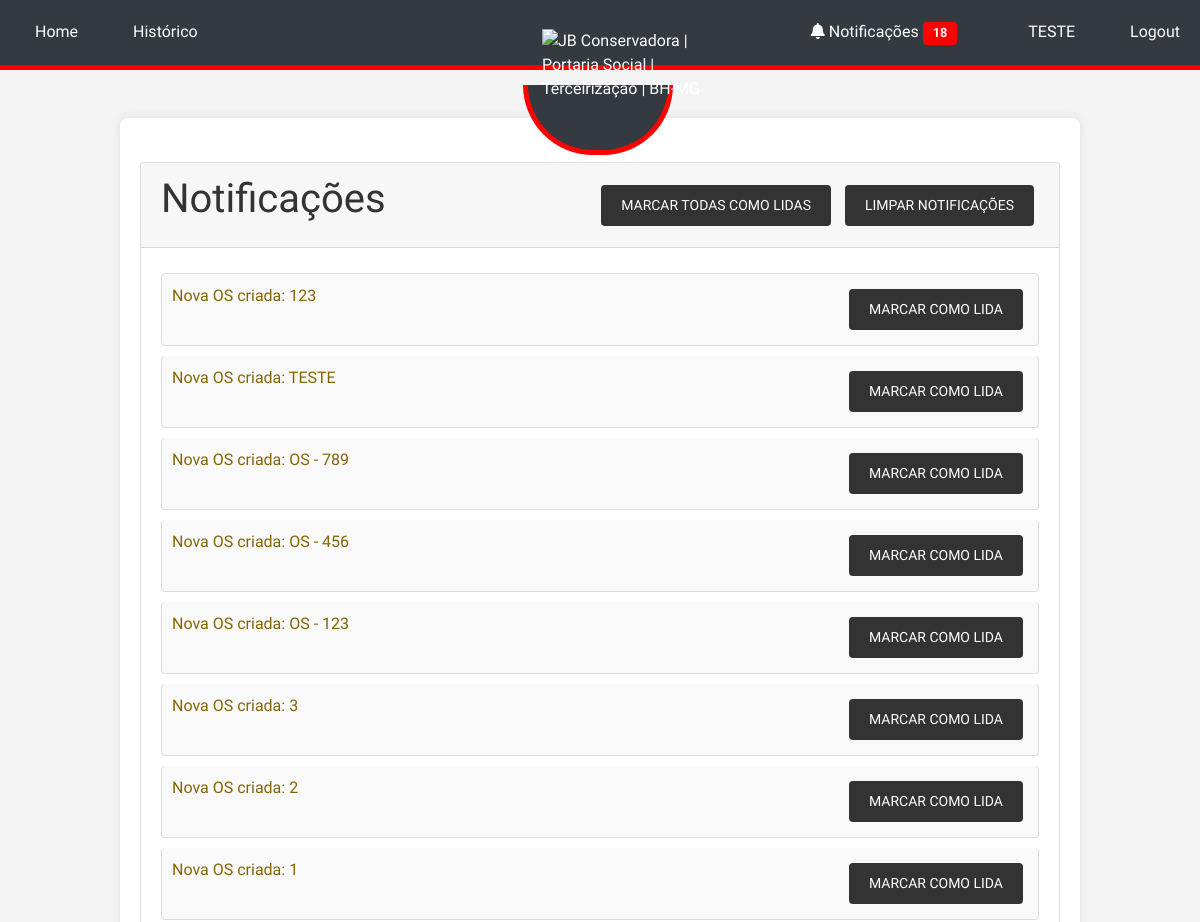
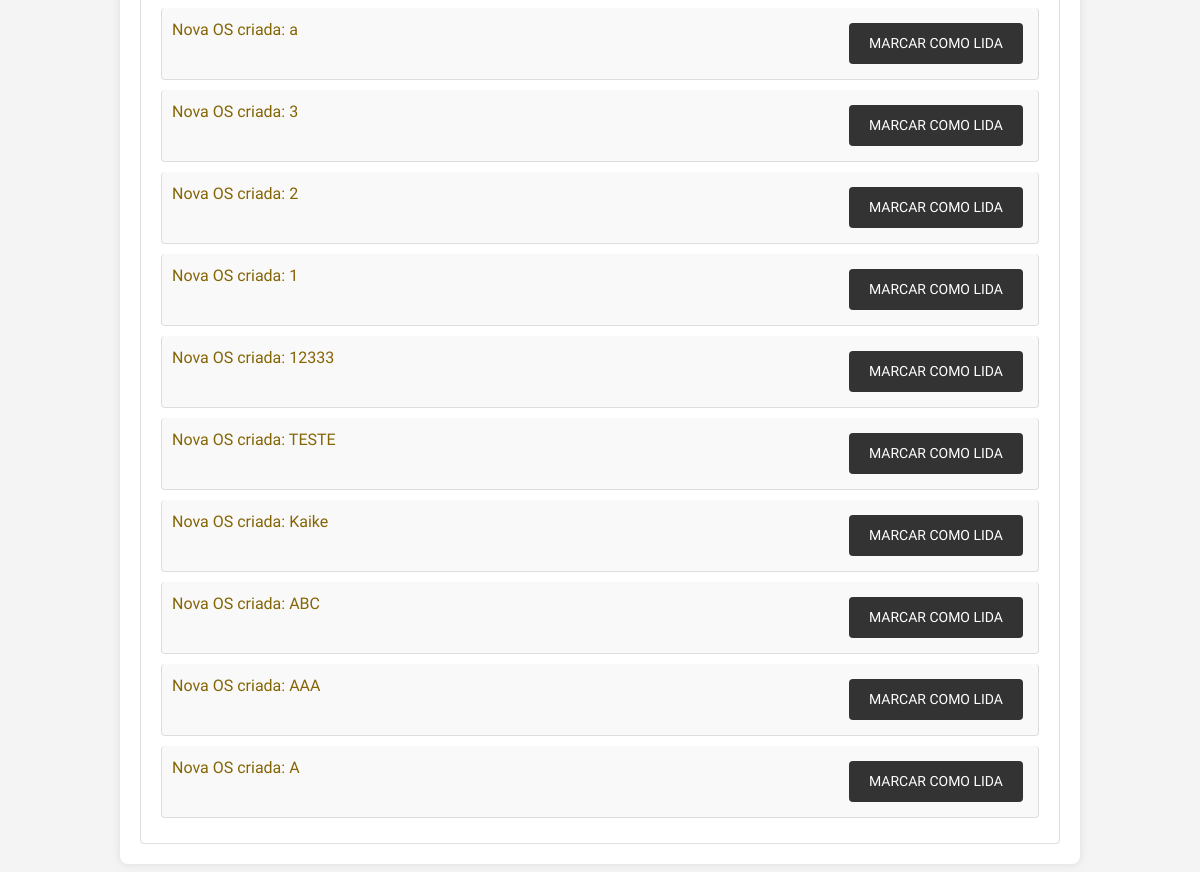
The page /notifications (signed in) on the database its author committed (2 pictures, top to bottom).
### tables this page shows
CREATE TABLE users (
            id INTEGER PRIMARY KEY AUTOINCREMENT,
            username TEXT NOT NULL UNIQUE,
            password TEXT NOT NULL,
            email TEXT NOT NULL UNIQUE,
            phone TEXT NOT NULL,
            sector TEXT NOT NULL
        );

CREATE TABLE notifications (
            id INTEGER PRIMARY KEY AUTOINCREMENT,
            user_id INTEGER,
            message TEXT,
            is_read INTEGER DEFAULT 0,
            created_at TEXT, os_id INTEGER,
            FOREIGN KEY(user_id) REFERENCES users(id)
        );

### app.py (the view)
    @app.route('/notifications')
    @login_required
    def notifications():
        conn = sqlite3.connect('site.db')
        c = conn.cursor()
        c.execute('SELECT * FROM notifications WHERE user_id = ? ORDER BY created_at DESC', (current_user.id,))
        notifications = c.fetchall()
        conn.close()
        return render_template('notifications.html', notifications=notifications)

### templates/notifications.html
{% extends "base.html" %}
{% block content %}
  <div class="card mt-4">
    <div class="card-header d-flex justify-content-between align-items-center">
      <h1 class="card-title">Notificações</h1>
      <div>
        <a href="{{ url_for('mark_all_as_read') }}" class="btn btn-primary btn-sm">Marcar todas como lidas</a>
        <a href="{{ url_for('clear_notifications') }}" class="btn btn-danger btn-sm">Limpar notificações</a>
      </div>
    </div>
    <div class="card-body">
      <ul class="list-group">
        {% for notification in notifications %}
          <li class="list-group-item {% if not notification[3] %}list-group-item-warning{% endif %}">
            {{ notification[2] }}
            {% if not notification[3] %}
              <a href="{{ url_for('mark_as_read', notification_id=notification[0]) }}" class="btn btn-sm btn-primary float-right ml-2">Marcar como lida</a>
            {% endif %}
          </li>
        {% endfor %}
      </ul>
    </div>
  </div>
{% endblock %}

### templates/base.html (shortened to what this page needs)
<!DOCTYPE html>
<html lang="en">
<head>
    <link rel="stylesheet" href="https://stackpath.bootstrapcdn.com/bootstrap/4.5.2/css/bootstrap.min.css">
    <link rel="stylesheet" href="{{ url_for('static', filename='style.css') }}">
    <link rel="stylesheet" href="https://cdnjs.cloudflare.com/ajax/libs/font-awesome/5.15.3/css/all.min.css">
</head>
<body>
    {% if request.endpoint != 'login' %}
    <div class="navbar">
        <div class="navbar-left">
            <a href="{{ url_for('index') }}" class="menu-item">Home</a>
            {% if current_user.is_authenticated %}
                <a href="{{ url_for('history') }}" class="menu-item">Histórico</a>
            {% else %}
                <a href="{{ url_for('login') }}" class="menu-item">Login</a>
            {% endif %}
        </div>
        <div class="logo-container">
            <img src="https://jbconservadora.com.br/wp-content/uploads/2020/09/logo-final-jb.png" alt="JB Conservadora | Portaria Social | Terceirização | BH-MG" class="logo">
        </div>
        <div class="navbar-right">
            {% if current_user.is_authenticated %}
                <a href="{{ url_for('notifications') }}" class="menu-item mr-3">
                    <i class="fas fa-bell"></i> Notificações
                    {% if g.unread_notifications_count > 0 %}
                        <span class="badge badge-danger">{{ g.unread_notifications_count }}</span>
                    {% endif %}
                </a>
                <a class="menu-item">{{ current_user.username }}</a>
                <a href="{{ url_for('logout') }}" class="menu-item">Logout</a>
            {% endif %}
        </div>
    </div>
    {% endif %}
    <div class="container mt-5">
        {% block content %}{% endblock %}
    </div>
</body>
</html>

### static/style.css (style rules this page uses)
body { font-family: 'Roboto', sans-serif; background-color: #f4f4f4; margin: 0; padding: 0; padding-top: 70px; display: flex; flex-direction: column; align-items: center; justify-content: flex-start; min-height: 100vh; color: #333; }
.container { width: 80%; max-width: 1200px; margin: 20px auto; padding: 20px; background: #fff; box-shadow: 0 0 10px rgba(0, 0, 0, 0.1); border-radius: 8px; }
.navbar { width: 100%; background-color: #333; padding: 10px; display: flex; justify-content: space-between; align-items: center; border-bottom: 5px solid red; position: fixed; top: 0; z-index: 1000; }
.navbar a { color: white; padding: 10px 20px; text-decoration: none; }
h1, h3 { color: #333; text-align: center; }
button, .btn { background-color: #333; color: white; border: none; padding: 10px 20px; margin: 5px; cursor: pointer; border-radius: 4px; text-transform: uppercase; }
.list-group { list-style: none; padding: 0; }
.list-group-item { padding: 10px; margin: 5px 0; background-color: #f9f9f9; border: 1px solid #ddd; border-radius: 4px; }
.badge { padding: 5px 10px; border-radius: 4px; font-size: 0.8em; }
.badge-danger { background-color: red; color: white; }

### templates/base.html (style rules this page uses)
.navbar { position: fixed; top: 0; width: 100%; background-color: #343a40; color: #ffffff; z-index: 1000; padding: 10px 0; }
.navbar .navbar-left, .navbar .navbar-right { display: flex; align-items: center; }
.navbar .navbar-left { flex: 1; justify-content: flex-start; }
.navbar .navbar-right { flex: 1; justify-content: flex-end; }
.navbar .menu-item { margin-left: 15px; color: #ffffff; text-decoration: none; }
.logo-container { position: absolute; top: 100%; left: 52%; transform: translate(-50%, -50%); width: 180px; height: auto; }
.logo-container::before { content: ''; position: absolute; width: 150px; height: 70px; border: 5px solid red; border-top: none; border-bottom-left-radius: 75px; border-bottom-right-radius: 75px; top: 56px; left: -6%; background-color: #343a40; z-index: -1; }
.logo { position: relative; left: 8px; width: 60%; }
.container { margin-top: 70px; }
body { font-family: 'Comfortaa', sans-serif; }

### rows shown on the page
users: username "TESTE"
notifications: message "Nova OS criada: 123"
notifications: message "Nova OS criada: TESTE"
notifications: message "Nova OS criada: OS - 789"
notifications: message "Nova OS criada: OS - 456"
notifications: message "Nova OS criada: OS - 123"
notifications: message "Nova OS criada: 3"
notifications: message "Nova OS criada: 2"
notifications: message "Nova OS criada: 1"
notifications: message "Nova OS criada: a"
notifications: message "Nova OS criada: 3"
notifications: message "Nova OS criada: 2"
notifications: message "Nova OS criada: 1"
notifications: message "Nova OS criada: 12333"
notifications: message "Nova OS criada: TESTE"
notifications: message "Nova OS criada: Kaike"
notifications: message "Nova OS criada: ABC"
notifications: message "Nova OS criada: AAA"
notifications: message "Nova OS criada: A"

### other values the page prints
{{ g.unread_notifications_count }} "18"
